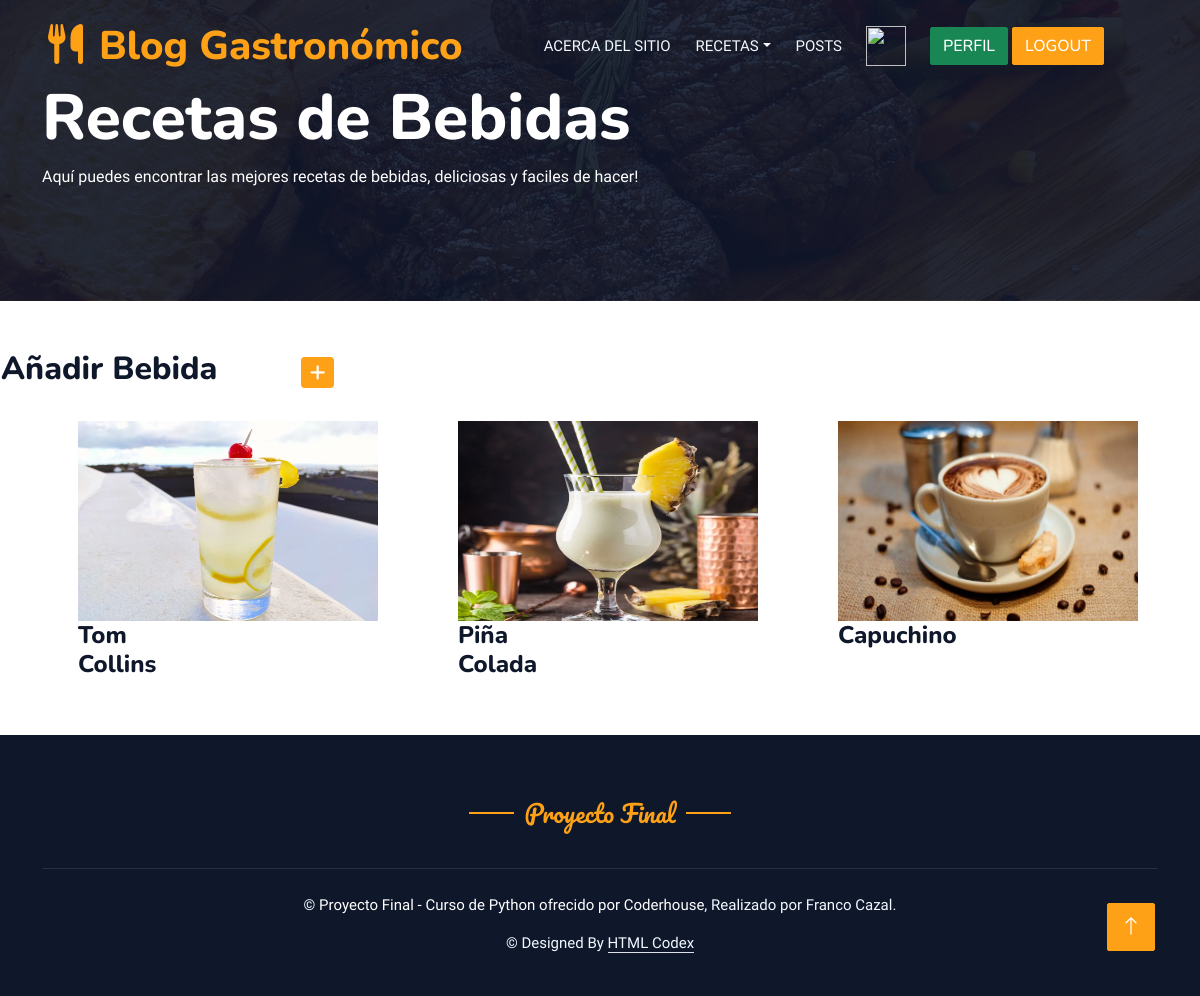
/listaBebidas/ (signed in), run on the app's committed database.
### aplicacion/models.py (models this page shows, shortened)
class Bebida(models.Model):
    recetaBebidaTipo = (
        ('Con Alcohol','Con Alcohol'),
        ('Sin Alcohol','Sin Alcohol'),
        ('Cafetería','Cafetería'),
    )
    usuario = models.ForeignKey(User, on_delete=models.CASCADE, null=True, blank=True)
    titulo = models.CharField(max_length=50)
    tipo = models.CharField(max_length=20, choices=recetaBebidaTipo, default='sinAlcohol')
    ocasion = models.CharField(max_length=20)
    ingredientes = models.TextField(null=True, blank=True)
    preparacion = models.TextField(null=True, blank=True)
    fechaPublicacion = models.DateTimeField(auto_now_add=True)
    imagenRecetaBebida = models.ImageField(upload_to="galeria", null=True)

### aplicacion/views.py (the view)
# urls.py: path('listaBebidas/', BebidaList.as_view(), name="listaBebidas"),
class BebidaList(LoginRequiredMixin, ListView):
    model = Bebida
    template_name = 'aplicacion/listaBebidas.html'

### aplicacion/templates/aplicacion/listaBebidas.html (shortened to what this page needs)
{% extends 'aplicacion/pagina.html' %}
{% block titulo %}
<div class="container-xxl py-5 bg-dark hero-header mb-5">
    <div class="container my-3 py-3">
        <div class="row align-items-center g-4">
            <div class="col-lg-7 text-center text-lg-start">
                <h1 class="display-3 text-white animated slideInLeft">Recetas de Bebidas</h1>
                <p class="text-white animated slideInLeft mb-4 pb-2">Aquí puedes encontrar las mejores recetas de bebidas, deliciosas y faciles de hacer!</p>
            </div>
        </div>
    </div>
</div>
{% endblock titulo %}
{% block contenido %}
<table>
    <tr>
        <td width="300"><h2>Añadir Bebida</h2></td>
        <td>
            <a href="{% url 'createBebida' %}"
            class="btn btn-primary btn-sm"
            >
            </a>
        </td>
    </tr>
</table>
<br>
<div class="menu-box">
    <div class="container">
        <div class="row">
            {% for b in bebida_list %}
                <div class="col-4 px-5">
                    <div class="tab-content" id="v-pills-tabContent">
                        <div class="tab-pane fade show active" id="v-pills-home" role="tabpanel" aria-labelledby="v-pills-home-tab">
                            <div class="row">
                                <div class="col-lg-4 col-md-6 special-grid drinks">
                                    <div class="gallery-single fix">
                                        <a href="{% url 'detalleBebida' b.id %}" title="Ir a la receta">
                                            <img src="{{b.imagenRecetaBebida.url}}" width="300px" height="200px"/>
                                        </a>
                                        <div class="why-text">
                                            <h4>{{b.titulo}}</h4>
                                        </div>
                                    </div>
                                </div>
                            </div>
                        </div>
                    </div>
                </div>
            {% endfor %}
        </div>
    </div>
</div>
{% endblock contenido %}

### aplicacion/static/css/style.css (style rules this page uses)
:root { --primary: #FEA116; --light: #F1F8FF; --dark: #0F172B; }
.btn { font-family: 'Nunito', sans-serif; font-weight: 500; text-transform: uppercase; transition: .5s; }
.btn.btn-primary, .btn.btn-secondary { color: #FFFFFF; }
.hero-header { background: linear-gradient(rgba(15, 23, 43, .9), rgba(15, 23, 43, .9)), url(../img/bg-hero.jpg); background-position: center center; background-repeat: no-repeat; background-size: cover; }

### data on the page
Bebida: imagenRecetaBebida (picture), titulo "Tom Collins"
Bebida: imagenRecetaBebida (picture), titulo "Piña Colada"
Bebida: imagenRecetaBebida (picture), titulo "Capuchino"
